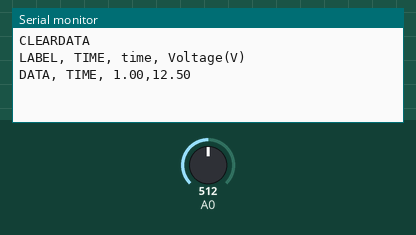
A sketch run on a simulated Arduino Uno, built with avr-gcc and run on an emulated ATmega328P. Parts: the last lines printed to the serial monitor. Inputs (shaded band) come from the test bench; at power-on: A0 = 512.

Above: at 1.2 s.
1.3 s: A0 set to 716
At 2.6 s:
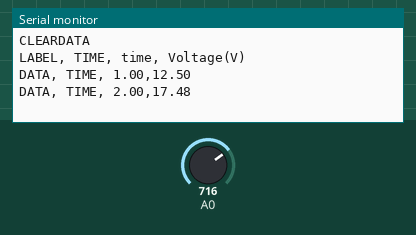
2.8 s: A0 set to 900
At 3.6 s:
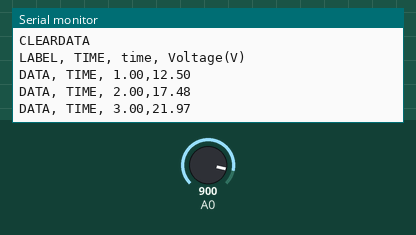
Timing chart, 0 to 5.8 s (numbered marks = the images above; inputs shaded):
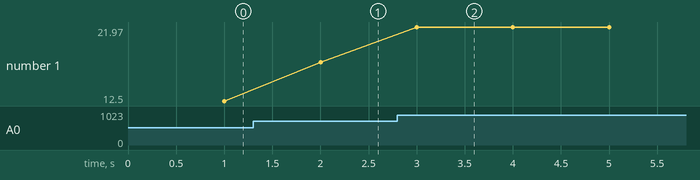

Measured:
- after the input at 1.3 s, the serial monitor: prints a new line after 0.70 s (image 1)
- after the input at 2.8 s, the serial monitor: prints a new line after 0.20 s (image 2)
- plotted number 1: 12.5 → 17.48 after the input at 1.3 s, 17.48 → 21.97 after the input at 2.8 s

The sketch:

volta_millis.ino
```cpp
int count=0;
int DELAY=1000;
unsigned long previousMillis = 0;

void setup()
{
  Serial.begin(9600);
  pinMode(A0,INPUT);
  Serial.println("CLEARDATA");
  Serial.println("LABEL, TIME, time, Voltage(V)");
 }
void loop() {
  int sensorValue = analogRead(A0);
  float voltage = sensorValue /40.96;

unsigned long currentMillis = millis();
 if (currentMillis-previousMillis>=DELAY){
  previousMillis=currentMillis;
    count ++;
  Serial.print("DATA, TIME, ");
  Serial.print(count*0.001*DELAY);
  Serial.print(",");
  Serial.println(voltage);}
 }
```
